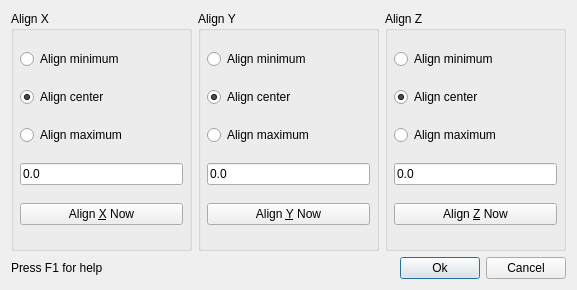
<ui version="4.0" >
 <class>AlignWinBase</class>
 <widget class="QDialog" name="AlignWinBase" >
  <property name="geometry" >
   <rect>
    <x>0</x>
    <y>0</y>
    <width>577</width>
    <height>290</height>
   </rect>
  </property>
  <property name="windowTitle" >
   <string>Align Selection</string>
  </property>
  <layout class="QVBoxLayout" >
   <property name="margin" >
    <number>11</number>
   </property>
   <property name="spacing" >
    <number>6</number>
   </property>
   <item>
    <layout class="QHBoxLayout" >
     <property name="margin" >
      <number>0</number>
     </property>
     <property name="spacing" >
      <number>6</number>
     </property>
     <item>
      <widget class="QGroupBox" name="buttonGroup1" >
       <property name="title" >
        <string>Align X</string>
       </property>
       <layout class="QVBoxLayout" >
        <property name="margin" >
         <number>6</number>
        </property>
        <property name="spacing" >
         <number>6</number>
        </property>
        <item>
         <widget class="QRadioButton" name="m_xMin" >
          <property name="text" >
           <string>Align minimum</string>
          </property>
         </widget>
        </item>
        <item>
         <widget class="QRadioButton" name="m_xCenter" >
          <property name="text" >
           <string>Align center</string>
          </property>
          <property name="checked" >
           <bool>true</bool>
          </property>
         </widget>
        </item>
        <item>
         <widget class="QRadioButton" name="m_xMax" >
          <property name="text" >
           <string>Align maximum</string>
          </property>
         </widget>
        </item>
        <item>
         <widget class="QLineEdit" name="m_xValue" >
          <property name="text" >
           <string>0.0</string>
          </property>
         </widget>
        </item>
        <item>
         <widget class="QPushButton" name="m_xButton" >
          <property name="text" >
           <string>Align &amp;X Now</string>
          </property>
          <property name="shortcut" >
           <string>Alt+X</string>
          </property>
         </widget>
        </item>
       </layout>
      </widget>
     </item>
     <item>
      <widget class="QGroupBox" name="buttonGroup1_2" >
       <property name="title" >
        <string>Align Y</string>
       </property>
       <layout class="QVBoxLayout" >
        <property name="margin" >
         <number>6</number>
        </property>
        <property name="spacing" >
         <number>6</number>
        </property>
        <item>
         <widget class="QRadioButton" name="m_yMin" >
          <property name="text" >
           <string>Align minimum</string>
          </property>
         </widget>
        </item>
        <item>
         <widget class="QRadioButton" name="m_yCenter" >
          <property name="text" >
           <string>Align center</string>
          </property>
          <property name="checked" >
           <bool>true</bool>
          </property>
         </widget>
        </item>
        <item>
         <widget class="QRadioButton" name="m_yMax" >
          <property name="text" >
           <string>Align maximum</string>
          </property>
         </widget>
        </item>
        <item>
         <widget class="QLineEdit" name="m_yValue" >
          <property name="text" >
           <string>0.0</string>
          </property>
         </widget>
        </item>
        <item>
         <widget class="QPushButton" name="m_yButton" >
          <property name="text" >
           <string>Align &amp;Y Now</string>
          </property>
          <property name="shortcut" >
           <string>Alt+Y</string>
          </property>
         </widget>
        </item>
       </layout>
      </widget>
     </item>
     <item>
      <widget class="QGroupBox" name="buttonGroup1_2_2" >
       <property name="title" >
        <string>Align Z</string>
       </property>
       <layout class="QVBoxLayout" >
        <property name="margin" >
         <number>6</number>
        </property>
        <property name="spacing" >
         <number>6</number>
        </property>
        <item>
         <widget class="QRadioButton" name="m_zMin" >
          <property name="text" >
           <string>Align minimum</string>
          </property>
         </widget>
        </item>
        <item>
         <widget class="QRadioButton" name="m_zCenter" >
          <property name="text" >
           <string>Align center</string>
          </property>
          <property name="checked" >
           <bool>true</bool>
          </property>
         </widget>
        </item>
        <item>
         <widget class="QRadioButton" name="m_zMax" >
          <property name="text" >
           <string>Align maximum</string>
          </property>
         </widget>
        </item>
        <item>
         <widget class="QLineEdit" name="m_zValue" >
          <property name="text" >
           <string>0.0</string>
          </property>
         </widget>
        </item>
        <item>
         <widget class="QPushButton" name="m_zButton" >
          <property name="text" >
           <string>Align &amp;Z Now</string>
          </property>
          <property name="shortcut" >
           <string>Alt+Z</string>
          </property>
         </widget>
        </item>
       </layout>
      </widget>
     </item>
    </layout>
   </item>
   <item>
    <layout class="QHBoxLayout" >
     <property name="margin" >
      <number>0</number>
     </property>
     <property name="spacing" >
      <number>6</number>
     </property>
     <item>
      <widget class="QLabel" name="textLabel7" >
       <property name="text" >
        <string>Press F1 for help</string>
       </property>
       <property name="wordWrap" >
        <bool>false</bool>
       </property>
      </widget>
     </item>
     <item>
      <spacer>
       <property name="orientation" >
        <enum>Qt::Horizontal</enum>
       </property>
       <property name="sizeType" >
        <enum>QSizePolicy::Expanding</enum>
       </property>
       <property name="sizeHint" >
        <size>
         <width>170</width>
         <height>21</height>
        </size>
       </property>
      </spacer>
     </item>
     <item>
      <widget class="QPushButton" name="m_okButton" >
       <property name="text" >
        <string>Ok</string>
       </property>
       <property name="default" >
        <bool>true</bool>
       </property>
      </widget>
     </item>
     <item>
      <widget class="QPushButton" name="m_cancelButton" >
       <property name="text" >
        <string>Cancel</string>
       </property>
      </widget>
     </item>
    </layout>
   </item>
  </layout>
 </widget>
 <layoutdefault spacing="6" margin="11" />
 <resources/>
 <connections>
  <connection>
   <sender>m_okButton</sender>
   <signal>clicked()</signal>
   <receiver>AlignWinBase</receiver>
   <slot>accept()</slot>
   <hints>
    <hint type="sourcelabel" >
     <x>20</x>
     <y>20</y>
    </hint>
    <hint type="destinationlabel" >
     <x>20</x>
     <y>20</y>
    </hint>
   </hints>
  </connection>
  <connection>
   <sender>m_cancelButton</sender>
   <signal>clicked()</signal>
   <receiver>AlignWinBase</receiver>
   <slot>reject()</slot>
   <hints>
    <hint type="sourcelabel" >
     <x>20</x>
     <y>20</y>
    </hint>
    <hint type="destinationlabel" >
     <x>20</x>
     <y>20</y>
    </hint>
   </hints>
  </connection>
  <connection>
   <sender>m_xMin</sender>
   <signal>clicked()</signal>
   <receiver>AlignWinBase</receiver>
   <slot>selectedXMin()</slot>
   <hints>
    <hint type="sourcelabel" >
     <x>20</x>
     <y>20</y>
    </hint>
    <hint type="destinationlabel" >
     <x>20</x>
     <y>20</y>
    </hint>
   </hints>
  </connection>
  <connection>
   <sender>m_xCenter</sender>
   <signal>clicked()</signal>
   <receiver>AlignWinBase</receiver>
   <slot>selectedXCenter()</slot>
   <hints>
    <hint type="sourcelabel" >
     <x>20</x>
     <y>20</y>
    </hint>
    <hint type="destinationlabel" >
     <x>20</x>
     <y>20</y>
    </hint>
   </hints>
  </connection>
  <connection>
   <sender>m_xMax</sender>
   <signal>clicked()</signal>
   <receiver>AlignWinBase</receiver>
   <slot>selectedXMax()</slot>
   <hints>
    <hint type="sourcelabel" >
     <x>20</x>
     <y>20</y>
    </hint>
    <hint type="destinationlabel" >
     <x>20</x>
     <y>20</y>
    </hint>
   </hints>
  </connection>
  <connection>
   <sender>m_xButton</sender>
   <signal>clicked()</signal>
   <receiver>AlignWinBase</receiver>
   <slot>alignX()</slot>
   <hints>
    <hint type="sourcelabel" >
     <x>20</x>
     <y>20</y>
    </hint>
    <hint type="destinationlabel" >
     <x>20</x>
     <y>20</y>
    </hint>
   </hints>
  </connection>
  <connection>
   <sender>m_yMin</sender>
   <signal>clicked()</signal>
   <receiver>AlignWinBase</receiver>
   <slot>selectedYMin()</slot>
   <hints>
    <hint type="sourcelabel" >
     <x>20</x>
     <y>20</y>
    </hint>
    <hint type="destinationlabel" >
     <x>20</x>
     <y>20</y>
    </hint>
   </hints>
  </connection>
  <connection>
   <sender>m_yCenter</sender>
   <signal>clicked()</signal>
   <receiver>AlignWinBase</receiver>
   <slot>selectedYCenter()</slot>
   <hints>
    <hint type="sourcelabel" >
     <x>20</x>
     <y>20</y>
    </hint>
    <hint type="destinationlabel" >
     <x>20</x>
     <y>20</y>
    </hint>
   </hints>
  </connection>
  <connection>
   <sender>m_yMax</sender>
   <signal>clicked()</signal>
   <receiver>AlignWinBase</receiver>
   <slot>selectedYMax()</slot>
   <hints>
    <hint type="sourcelabel" >
     <x>20</x>
     <y>20</y>
    </hint>
    <hint type="destinationlabel" >
     <x>20</x>
     <y>20</y>
    </hint>
   </hints>
  </connection>
  <connection>
   <sender>m_yButton</sender>
   <signal>clicked()</signal>
   <receiver>AlignWinBase</receiver>
   <slot>alignY()</slot>
   <hints>
    <hint type="sourcelabel" >
     <x>20</x>
     <y>20</y>
    </hint>
    <hint type="destinationlabel" >
     <x>20</x>
     <y>20</y>
    </hint>
   </hints>
  </connection>
  <connection>
   <sender>m_zMin</sender>
   <signal>clicked()</signal>
   <receiver>AlignWinBase</receiver>
   <slot>selectedZMin()</slot>
   <hints>
    <hint type="sourcelabel" >
     <x>20</x>
     <y>20</y>
    </hint>
    <hint type="destinationlabel" >
     <x>20</x>
     <y>20</y>
    </hint>
   </hints>
  </connection>
  <connection>
   <sender>m_zCenter</sender>
   <signal>clicked()</signal>
   <receiver>AlignWinBase</receiver>
   <slot>selectedZCenter()</slot>
   <hints>
    <hint type="sourcelabel" >
     <x>20</x>
     <y>20</y>
    </hint>
    <hint type="destinationlabel" >
     <x>20</x>
     <y>20</y>
    </hint>
   </hints>
  </connection>
  <connection>
   <sender>m_zMax</sender>
   <signal>clicked()</signal>
   <receiver>AlignWinBase</receiver>
   <slot>selectedZMax()</slot>
   <hints>
    <hint type="sourcelabel" >
     <x>20</x>
     <y>20</y>
    </hint>
    <hint type="destinationlabel" >
     <x>20</x>
     <y>20</y>
    </hint>
   </hints>
  </connection>
  <connection>
   <sender>m_zButton</sender>
   <signal>clicked()</signal>
   <receiver>AlignWinBase</receiver>
   <slot>alignZ()</slot>
   <hints>
    <hint type="sourcelabel" >
     <x>20</x>
     <y>20</y>
    </hint>
    <hint type="destinationlabel" >
     <x>20</x>
     <y>20</y>
    </hint>
   </hints>
  </connection>
 </connections>
</ui>
